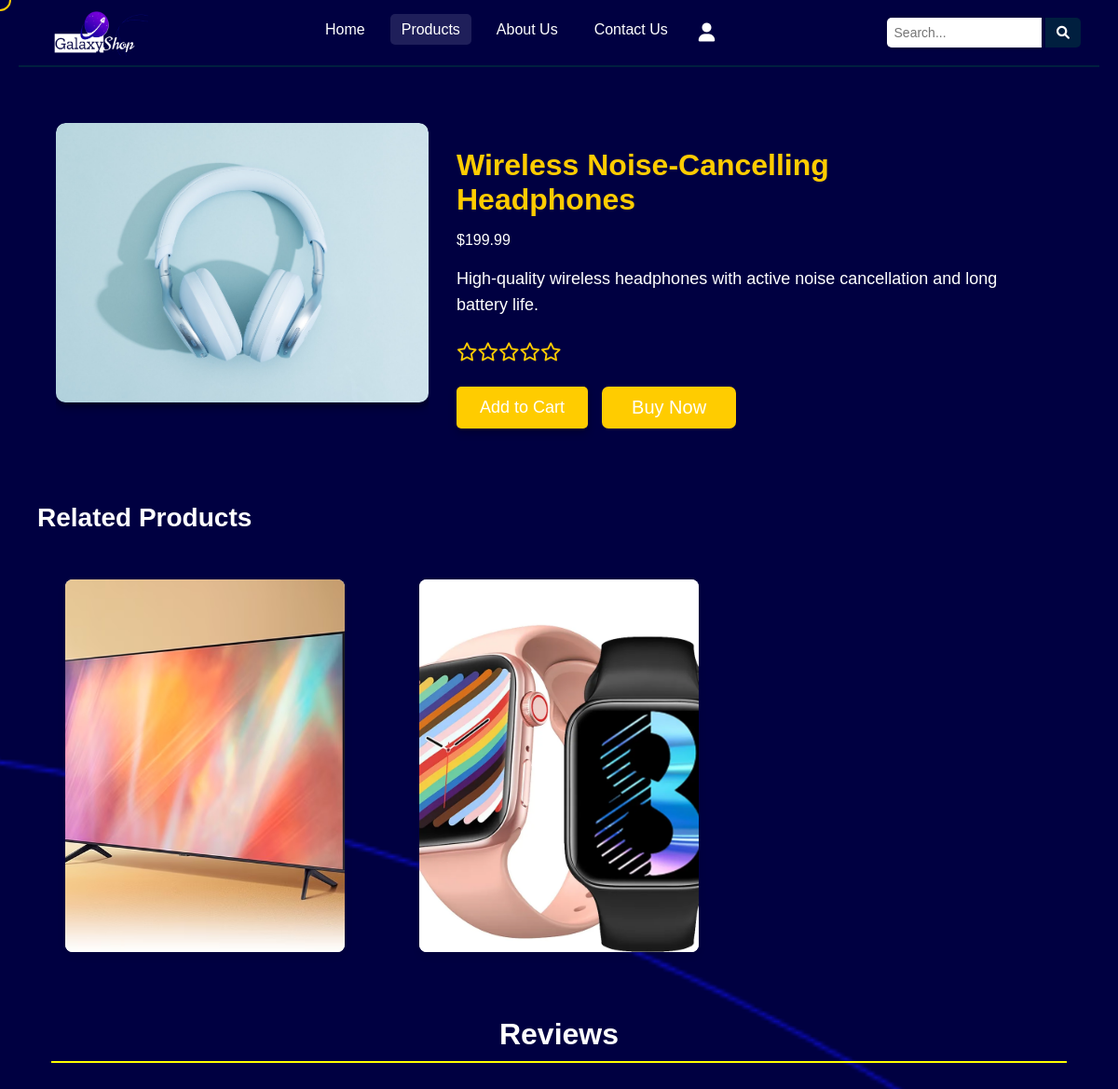
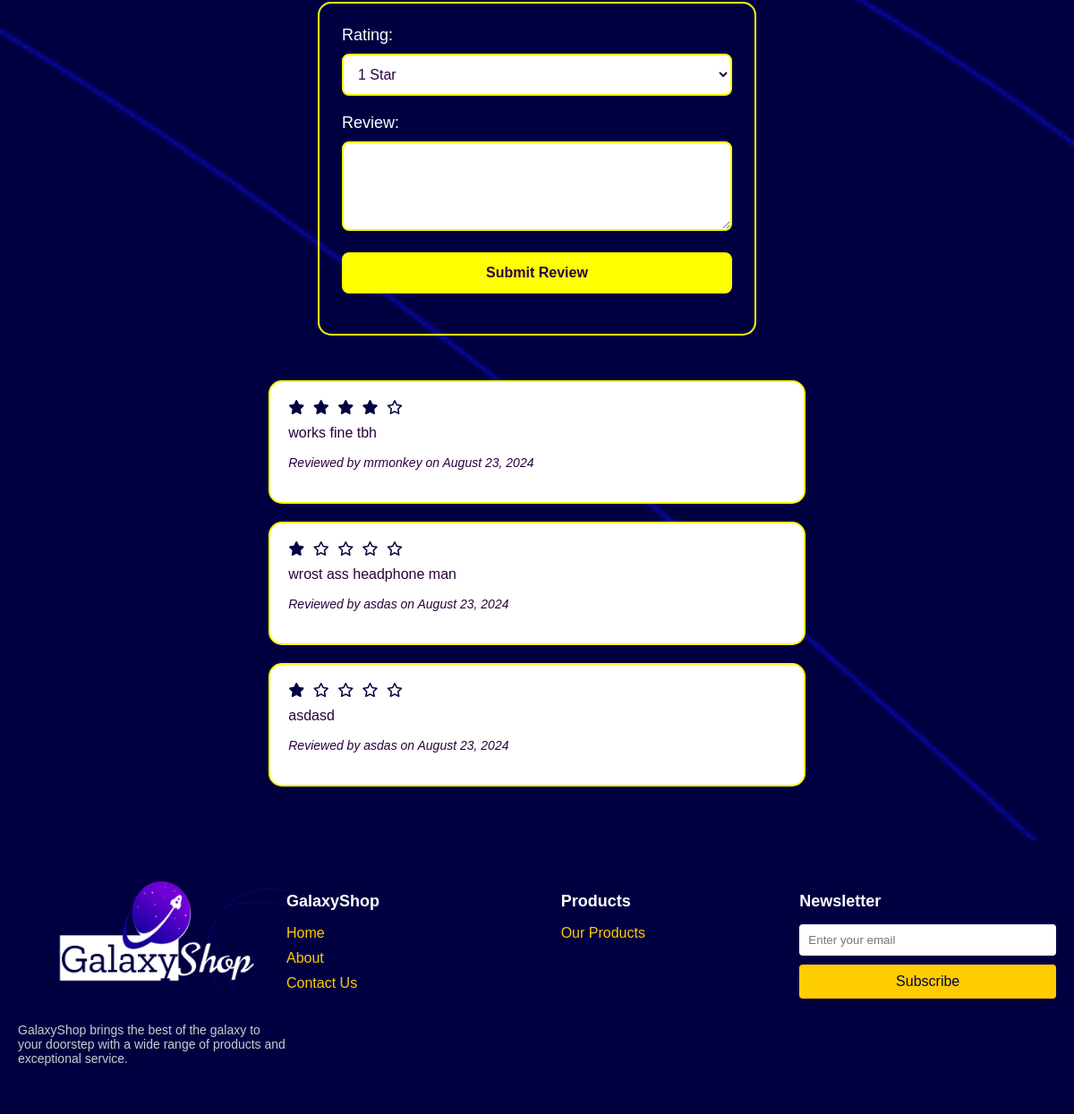
The page /ProductInnerPage.php?id=80 (signed in) on the database its author committed (2 pictures, top to bottom).
### tables this page shows
CREATE TABLE `products` (
  `id` int(11) NOT NULL,
  `name` varchar(255) NOT NULL,
  `description` text DEFAULT NULL,
  `image_url` varchar(255) DEFAULT NULL,
  `price` decimal(10,2) NOT NULL,
  `rating` decimal(3,2) DEFAULT 0.00,
  `category_id` int(11) DEFAULT NULL,
  `seller_id` int(11) DEFAULT NULL
);

CREATE TABLE `reviews` (
  `id` int(11) NOT NULL,
  `product_id` int(11) NOT NULL,
  `user_id` int(11) NOT NULL,
  `rating` tinyint(1) NOT NULL,
  `review` text NOT NULL,
  `review_date` timestamp NOT NULL DEFAULT current_timestamp()
);

CREATE TABLE `users` (
  `id` int(11) NOT NULL,
  `name` varchar(255) NOT NULL,
  `email` varchar(255) NOT NULL,
  `password` varchar(255) NOT NULL,
  `cart` text DEFAULT NULL,
  `account_type` varchar(20) DEFAULT 'buyer',
  `joined_date` date NOT NULL DEFAULT curdate()
);

### ProductInnerPage.php (the view, shortened to what this page needs)
<?php
include 'connectionfile.php';
$isLoggedIn = isset($_SESSION['user_id']);
$product_id = isset($_GET['id']) ? intval($_GET['id']) : 0;
$query = "SELECT * FROM products WHERE id = ?";
$stmt = $conn->prepare($query);
$stmt->bind_param("i", $product_id);
$stmt->execute();
$product = $stmt->get_result()->fetch_assoc();
$image_url = !empty($product['image_url']) ? htmlspecialchars($product['image_url']) : 'default-image.jpg';
$category_id = $product['category_id'];
$related_query = "SELECT * FROM products WHERE category_id = ? AND id != ? LIMIT 4";
$stmt = $conn->prepare($related_query);
$stmt->bind_param("ii", $category_id, $product_id);
$stmt->execute();
$related_products = $stmt->get_result()->fetch_all(MYSQLI_ASSOC);
$reviews_query = "SELECT reviews.rating, reviews.review, reviews.review_date, users.name
                  FROM reviews
                  JOIN users ON reviews.user_id = users.id
                  WHERE reviews.product_id = ?
                  ORDER BY reviews.review_date DESC";
$stmt = $conn->prepare($reviews_query);
$stmt->bind_param("i", $product_id);
$stmt->execute();
$reviews = $stmt->get_result()->fetch_all(MYSQLI_ASSOC);
?>
<!DOCTYPE html>
<html lang="en">
<head>
    <link rel="stylesheet" href="ProductInnerPage.css">
    <link rel="stylesheet" href="Home.css">
    <link rel="stylesheet" href="https://cdnjs.cloudflare.com/ajax/libs/font-awesome/6.0.0-beta3/css/all.min.css">
</head>
<body>
 <header>
        <nav class="navbar">
            <div class="logo">
                <img src="Logo.png" alt="MyLogo" class="logo-img">
            </div>
            <ul class="nav-links">
                <li><a href="Home.php">Home</a></li>
                <li><a href="products.php" class="active">Products</a></li>
                <li><a href="AboutUs.php">About Us</a></li>
                <li><a href="ContactUs.php">Contact Us</a></li>
                <li class="profile-container">
                    <button class="profile-toggle"><i class="fas fa-user"></i></button>
                </li>
            </ul>
             <div class="search-container">
            <form action="searched.php" method="GET">
                <input type="text" name="query" placeholder="Search..." required>
                <button type="submit"><i class="fas fa-search"></i></button>
            </form>
        </div>
        </nav>
    </header>
    <section class="product-inner-page">
        <div class="product-container">
            <div class="product-image">
                <img src="<?php echo $image_url; ?>" alt="<?php echo htmlspecialchars($product['name']); ?>">
            </div>
            <div class="product-details">
                <h1><?php echo htmlspecialchars($product['name']); ?></h1>
                <p class="product-price">$<?php echo number_format($product['price'], 2); ?></p>
                <p class="product-description"><?php echo htmlspecialchars($product['description']); ?></p>
                <div class="product-rating">
                    <?php
                    $rating = isset($product['rating']) ? round($product['rating']) : 0;
                    for ($i = 0; $i < 5; $i++) {
                        if ($i < $rating) {
                            echo '<i class="fas fa-star"></i>';
                        } else {
                            echo '<i class="far fa-star"></i>';
                        }
                    }
                    ?>
                </div>
                <div class="product-actions">
                    <form action="add_to_cart.php" method="POST">
                        <button type="submit" class="add-to-cart">Add to Cart</button>
                    </form>
                    <a href="buynow.php?id=<?php echo $product_id; ?>" class="buy-now">Buy Now</a>
                </div>
            </div>
        </div>
        <div class="related-products">
            <h2>Related Products</h2>
            <div class="product-grid">
                <?php foreach ($related_products as $related): ?>
                    <div class="product-card">
                        <img src="<?php echo htmlspecialchars($related['image_url']); ?>" alt="<?php echo htmlspecialchars($related['name']); ?>">
                    </div>
                <?php endforeach; ?>
            </div>
        </div>
        <div class="product-reviews">
    <h2>Reviews</h2>
    <?php if ($isLoggedIn): ?>
        <form action="submit_review.php" method="POST">
            <label for="rating">Rating:</label>
            <select id="rating" name="rating" required>
                <option value="1">1 Star</option>
            </select>
            <label for="review">Review:</label>
            <textarea id="review" name="review" rows="4" required></textarea>
            <button type="submit">Submit Review</button>
        </form>
    <?php else: ?>
        <p>Please <a href="UserLogin.php">log in</a> to write a review.</p>
    <?php endif; ?>
    <div class="reviews-list">
        <?php foreach ($reviews as $review): ?>
            <div class="review">
                <div class="review-rating">
                    <?php for ($i = 0; $i < 5; $i++): ?>
                        <i class="<?php echo $i < $review['rating'] ? 'fas fa-star' : 'far fa-star'; ?>"></i>
                    <?php endfor; ?>
                </div>
                <p><?php echo htmlspecialchars($review['review']); ?></p>
                <p><em>Reviewed by <?php echo htmlspecialchars($review['name']); ?> on <?php echo htmlspecialchars(date('F j, Y', strtotime($review['review_date']))); ?></em></p>
            </div>
        <?php endforeach; ?>
    </div>
</div>
    </section>
    <footer class="footer">
        <div class="footer-content">
            <div class="footer-left">
                <img src="Logo.png" alt="GalaxyShop Logo" class="footer-logo">
                <p class="footer-description">GalaxyShop brings the best of the galaxy to your doorstep with a wide range of products and exceptional service.</p>
            </div>
            <div class="footer-links">
                <div class="links-section">
                    <h3>GalaxyShop</h3>
                    <ul>
                        <li><a href="Home.php">Home</a></li>
                        <li><a href="AboutUs.php">About</a></li>
                        <li><a href="ContactUs.php">Contact Us</a></li>
                    </ul>
                </div>
                <div class="links-section">
                    <h3>Products</h3>
                    <ul>
                        <li><a href="products.php">Our Products</a></li>
                    </ul>
                </div>
            </div>
            <div class="newsletter">
                <h3>Newsletter</h3>
                <form action="subscribe.php" method="POST">
                    <input type="email" name="email" placeholder="Enter your email" required>
                    <button type="submit">Subscribe</button>
                </form>
            </div>
        </div>
    </footer>
</body>
</html>

### ProductInnerPage.css (style rules this page uses)
.product-inner-page { padding: 40px; background: url('FaqBg.png') no-repeat center center fixed; background-size: cover; color: #ffffff; }
.product-container { display: flex; flex-wrap: wrap; gap: 30px; margin-bottom: 60px; padding: 20px; border-radius: 10px; }
.product-image { flex: 1; max-width: 400px; }
.product-image img { width: 100%; height: 300px; object-fit: cover; border-radius: 10px; box-shadow: 0 4px 8px rgba(0, 0, 0, 0.5); }
.product-details { flex: 1; max-width: 600px; }
.product-details h1 { font-size: 32px; margin-bottom: 15px; color: #ffcc00; }
.product-description { margin-bottom: 25px; font-size: 18px; line-height: 1.6; }
.product-rating { margin-bottom: 25px; font-size: 20px; color: #ffcc00; }
.product-rating i { color: #ffcc00; }
.product-actions { display: flex; gap: 15px; }
.product-actions button { background-color: #ffcc00; color: #ffffff; border: none; padding: 12px 25px; border-radius: 5px; cursor: pointer; font-size: 18px; transition: background-color 0.3s ease, transform 0.2s ease; box-shadow: 0 4px 8px rgba(0, 0, 0, 0.3); }
.related-products { margin-top: 40px; }
.related-products h2 { font-size: 28px; margin-bottom: 30px; color: #ffffff; }
.product-grid { display: grid; grid-template-columns: repeat(auto-fit, minmax(250px, 1fr)); gap: 20px; }
.product-image { flex: 1; max-width: 400px; overflow: hidden; border-radius: 10px; }
.product-image img { width: 100%; height: 300px; object-fit: cover; border-radius: 10px; box-shadow: 0 4px 8px rgba(0, 0, 0, 0.5); transition: transform 0.4s ease; }
select { background-color: #fff; color: #000; border: 1px solid #ddd; border-radius: 4px; padding: 10px; width: 100%; box-sizing: border-box; font-size: 16px; }

### ProductInnerPage.php (style rules this page uses)
.buy-now { background: #ffcc00; color: white; text-decoration: none; padding: 11px 32px; border-radius: 7px; transition-duration: 121ms; font-size: 20px; }
.product-card { opacity: 1 !important; }
.product-reviews { margin-top: 90px; padding: 0 15px; }
.product-reviews h2 { font-size: 32px; color: #ffffff; border-bottom: 2px solid yellow; padding-bottom: 10px; margin-bottom: 30px; text-align: center; }
.product-reviews form { flex-basis: 100%; max-width: 40%; border: 2px solid yellow; padding: 25px; border-radius: 15px; background-color: transparent; margin: auto; }
.product-reviews form label { color: white; font-size: 18px; display: block; margin-bottom: 10px; }
.product-reviews form select, .product-reviews form textarea, .product-reviews form button { width: 100%; padding: 12px; margin-bottom: 20px; border: 2px solid yellow; border-radius: 8px; color: #2c003e; font-size: 16px; box-sizing: border-box; }
.product-reviews form button { background-color: yellow; color: #2c003e; font-weight: bold; cursor: pointer; transition: background-color 0.3s, transform 0.3s; }
.reviews-list { flex-basis: 100%; max-width: 55%; margin: auto; margin-top: 50px; }
.review { border: 2px solid yellow; padding: 20px; border-radius: 15px; margin-bottom: 20px; background-color: white; transition: transform 0.3s, box-shadow 0.3s; }
.review-rating i { color: #000041; margin-right: 5px; }
.review p { color: #2c003e; font-size: 16px; margin-top: 10px; }
.review em { color: #2c003e; font-size: 14px; margin-top: 10px; display: block; }

### rows shown on the page
products: image_url+name (picture), name "Wireless Noise-Cancelling Headphones", price "199.99", description "High-quality wireless headphones with active noise cancellation and long battery life.", rating 0 (drawn)
products: image_url+name (picture)
products: image_url+name (picture)
reviews: rating 4 (drawn), review "works fine tbh", user.name "mrmonkey", review_date "August 23, 2024"
reviews: rating 1 (drawn), review "wrost ass headphone man", user.name "asdas", review_date "August 23, 2024"
reviews: rating 1 (drawn), review "asdasd", user.name "asdas", review_date "August 23, 2024"
